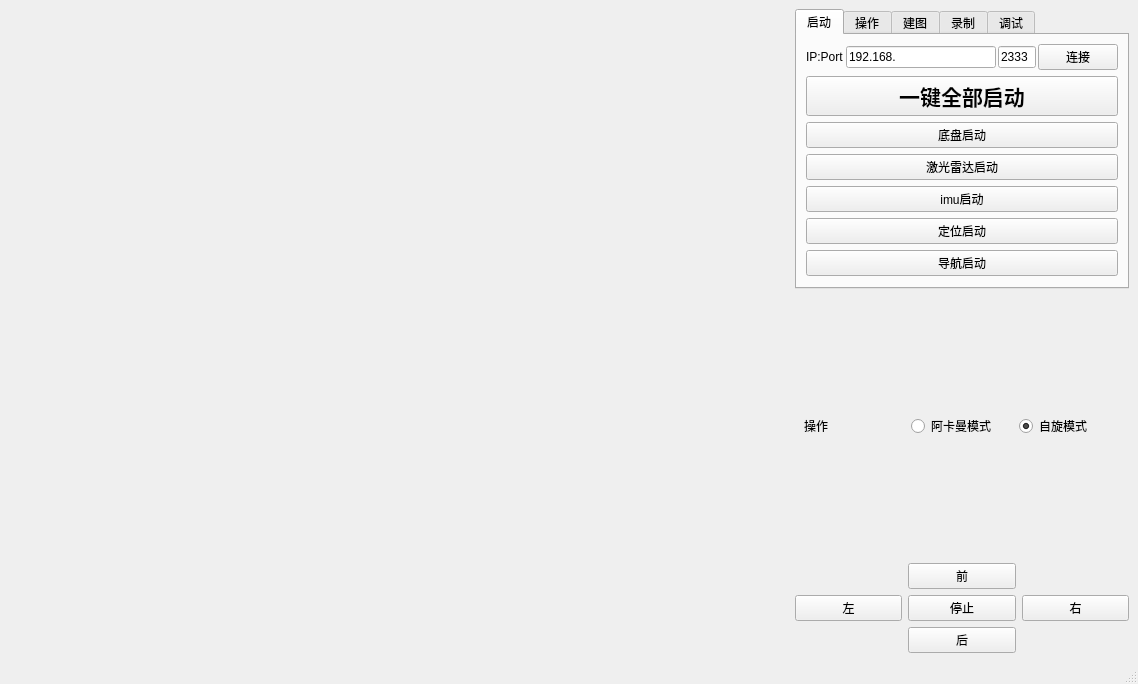
<?xml version="1.0" encoding="UTF-8"?>
<ui version="4.0">
 <author>darkarc</author>
 <class>MainWindow</class>
 <widget class="QMainWindow" name="MainWindow">
  <property name="geometry">
   <rect>
    <x>0</x>
    <y>0</y>
    <width>1138</width>
    <height>684</height>
   </rect>
  </property>
  <property name="windowTitle">
   <string>MainWindow</string>
  </property>
  <widget class="QWidget" name="centralwidget">
   <layout class="QHBoxLayout" name="horizontalLayout_3">
    <item>
     <layout class="QHBoxLayout" name="horizontalLayout" stretch="7,3">
      <item>
       <widget class="GraphicsView" name="graphicsView" native="true"/>
      </item>
      <item>
       <layout class="QVBoxLayout" name="verticalLayout_2" stretch="0,3">
        <item>
         <widget class="QTabWidget" name="tabWidget_1">
          <property name="currentIndex">
           <number>0</number>
          </property>
          <widget class="QWidget" name="tab_1">
           <attribute name="title">
            <string>启动</string>
           </attribute>
           <layout class="QVBoxLayout" name="verticalLayout_4">
            <item>
             <layout class="QVBoxLayout" name="verticalLayout_6">
              <item>
               <layout class="QHBoxLayout" name="horizontalLayout_2" stretch="1,4,1,1">
                <property name="spacing">
                 <number>2</number>
                </property>
                <item>
                 <widget class="QLabel" name="label">
                  <property name="text">
                   <string>IP:Port</string>
                  </property>
                 </widget>
                </item>
                <item>
                 <widget class="QLineEdit" name="ip_Edit">
                  <property name="text">
                   <string>192.168.</string>
                  </property>
                 </widget>
                </item>
                <item>
                 <widget class="QLineEdit" name="port_Edit">
                  <property name="text">
                   <string>2333</string>
                  </property>
                 </widget>
                </item>
                <item>
                 <widget class="QPushButton" name="connect_btn">
                  <property name="text">
                   <string>连接</string>
                  </property>
                 </widget>
                </item>
               </layout>
              </item>
             </layout>
            </item>
            <item>
             <widget class="QPushButton" name="pushButton_2">
              <property name="font">
               <font>
                <family>Fira Code</family>
                <pointsize>16</pointsize>
                <weight>75</weight>
                <bold>true</bold>
               </font>
              </property>
              <property name="text">
               <string>一键全部启动</string>
              </property>
             </widget>
            </item>
            <item>
             <widget class="QPushButton" name="pushButton_3">
              <property name="text">
               <string>底盘启动</string>
              </property>
             </widget>
            </item>
            <item>
             <widget class="QPushButton" name="pushButton_4">
              <property name="text">
               <string>激光雷达启动</string>
              </property>
             </widget>
            </item>
            <item>
             <widget class="QPushButton" name="pushButton_5">
              <property name="text">
               <string>imu启动</string>
              </property>
             </widget>
            </item>
            <item>
             <widget class="QPushButton" name="pushButton_11">
              <property name="text">
               <string>定位启动</string>
              </property>
             </widget>
            </item>
            <item>
             <widget class="QPushButton" name="pushButton_12">
              <property name="text">
               <string>导航启动</string>
              </property>
             </widget>
            </item>
           </layout>
          </widget>
          <widget class="QWidget" name="tab_2">
           <attribute name="title">
            <string>操作</string>
           </attribute>
           <layout class="QVBoxLayout" name="verticalLayout_5">
            <item>
             <layout class="QVBoxLayout" name="verticalLayout_3">
              <item>
               <widget class="QPushButton" name="pushButton_13">
                <property name="text">
                 <string>设置目标位姿</string>
                </property>
               </widget>
              </item>
              <item>
               <widget class="QPushButton" name="pushButton_15">
                <property name="text">
                 <string>开始导航</string>
                </property>
               </widget>
              </item>
             </layout>
            </item>
           </layout>
          </widget>
          <widget class="QWidget" name="tab">
           <attribute name="title">
            <string>建图</string>
           </attribute>
           <widget class="QWidget" name="verticalLayoutWidget">
            <property name="geometry">
             <rect>
              <x>0</x>
              <y>10</y>
              <width>331</width>
              <height>221</height>
             </rect>
            </property>
            <layout class="QVBoxLayout" name="verticalLayout_9">
             <item>
              <widget class="QPushButton" name="pushButton">
               <property name="text">
                <string>开始建图（手动控制）</string>
               </property>
              </widget>
             </item>
            </layout>
           </widget>
          </widget>
          <widget class="QWidget" name="tab_4">
           <attribute name="title">
            <string>录制</string>
           </attribute>
           <widget class="QWidget" name="verticalLayoutWidget_2">
            <property name="geometry">
             <rect>
              <x>0</x>
              <y>0</y>
              <width>321</width>
              <height>231</height>
             </rect>
            </property>
            <layout class="QVBoxLayout" name="verticalLayout_10">
             <item>
              <widget class="QPushButton" name="pushButton_14">
               <property name="text">
                <string>录制数据包</string>
               </property>
              </widget>
             </item>
            </layout>
           </widget>
          </widget>
          <widget class="QWidget" name="tab_3">
           <attribute name="title">
            <string>调试</string>
           </attribute>
           <layout class="QVBoxLayout" name="verticalLayout_8">
            <item>
             <layout class="QVBoxLayout" name="verticalLayout_7">
              <item>
               <widget class="QCheckBox" name="checkBox">
                <property name="text">
                 <string>显示轨迹</string>
                </property>
               </widget>
              </item>
              <item>
               <widget class="QTextBrowser" name="Debug_Text">
                <property name="font">
                 <font>
                  <pointsize>8</pointsize>
                 </font>
                </property>
                <property name="html">
                 <string>&lt;!DOCTYPE HTML PUBLIC &quot;-//W3C//DTD HTML 4.0//EN&quot; &quot;http://www.w3.org/TR/REC-html40/strict.dtd&quot;&gt;
&lt;html&gt;&lt;head&gt;&lt;meta name=&quot;qrichtext&quot; content=&quot;1&quot; /&gt;&lt;style type=&quot;text/css&quot;&gt;
p, li { white-space: pre-wrap; }
&lt;/style&gt;&lt;/head&gt;&lt;body style=&quot; font-family:'Ubuntu'; font-size:8pt; font-weight:400; font-style:normal;&quot;&gt;
&lt;p style=&quot;-qt-paragraph-type:empty; margin-top:0px; margin-bottom:0px; margin-left:0px; margin-right:0px; -qt-block-indent:0; text-indent:0px;&quot;&gt;&lt;br /&gt;&lt;/p&gt;&lt;/body&gt;&lt;/html&gt;</string>
                </property>
               </widget>
              </item>
             </layout>
            </item>
           </layout>
          </widget>
         </widget>
        </item>
        <item>
         <layout class="QVBoxLayout" name="verticalLayout" stretch="3,7">
          <item>
           <widget class="QWidget" name="widget" native="true">
            <layout class="QHBoxLayout" name="horizontalLayout_4">
             <item>
              <widget class="QLabel" name="label_2">
               <property name="text">
                <string>操作</string>
               </property>
              </widget>
             </item>
             <item>
              <widget class="QRadioButton" name="radioButton">
               <property name="text">
                <string>阿卡曼模式</string>
               </property>
               <property name="checked">
                <bool>false</bool>
               </property>
              </widget>
             </item>
             <item>
              <widget class="QRadioButton" name="radioButton_2">
               <property name="text">
                <string>自旋模式</string>
               </property>
               <property name="checked">
                <bool>true</bool>
               </property>
              </widget>
             </item>
            </layout>
           </widget>
          </item>
          <item>
           <layout class="QGridLayout" name="gridLayout_3">
            <item row="1" column="0">
             <widget class="QPushButton" name="pushButton_7">
              <property name="text">
               <string>左</string>
              </property>
             </widget>
            </item>
            <item row="2" column="1">
             <widget class="QPushButton" name="pushButton_6">
              <property name="text">
               <string>后</string>
              </property>
             </widget>
            </item>
            <item row="1" column="1">
             <widget class="QPushButton" name="pushButton_8">
              <property name="text">
               <string>停止</string>
              </property>
             </widget>
            </item>
            <item row="0" column="1">
             <widget class="QPushButton" name="pushButton_9">
              <property name="text">
               <string>前</string>
              </property>
             </widget>
            </item>
            <item row="1" column="2">
             <widget class="QPushButton" name="pushButton_10">
              <property name="text">
               <string>右</string>
              </property>
             </widget>
            </item>
           </layout>
          </item>
         </layout>
        </item>
       </layout>
      </item>
     </layout>
    </item>
   </layout>
  </widget>
  <widget class="QMenuBar" name="menubar">
   <property name="geometry">
    <rect>
     <x>0</x>
     <y>0</y>
     <width>1138</width>
     <height>28</height>
    </rect>
   </property>
  </widget>
  <widget class="QStatusBar" name="statusbar"/>
 </widget>
 <customwidgets>
  <customwidget>
   <class>GraphicsView</class>
   <extends>QWidget</extends>
   <header>graphicsview.h</header>
  </customwidget>
 </customwidgets>
 <tabstops>
  <tabstop>connect_btn</tabstop>
  <tabstop>graphicsView</tabstop>
  <tabstop>ip_Edit</tabstop>
  <tabstop>port_Edit</tabstop>
  <tabstop>tabWidget_1</tabstop>
  <tabstop>pushButton_2</tabstop>
  <tabstop>pushButton_3</tabstop>
  <tabstop>pushButton_4</tabstop>
  <tabstop>pushButton_5</tabstop>
  <tabstop>pushButton_11</tabstop>
  <tabstop>pushButton_12</tabstop>
  <tabstop>pushButton_13</tabstop>
  <tabstop>radioButton</tabstop>
  <tabstop>radioButton_2</tabstop>
  <tabstop>pushButton_7</tabstop>
  <tabstop>pushButton_6</tabstop>
  <tabstop>pushButton_8</tabstop>
  <tabstop>pushButton_9</tabstop>
  <tabstop>pushButton_10</tabstop>
 </tabstops>
 <resources/>
 <connections>
  <connection>
   <sender>connect_btn</sender>
   <signal>clicked()</signal>
   <receiver>MainWindow</receiver>
   <slot>connect_btn_clicked()</slot>
   <hints>
    <hint type="sourcelabel">
     <x>1111</x>
     <y>91</y>
    </hint>
    <hint type="destinationlabel">
     <x>789</x>
     <y>251</y>
    </hint>
   </hints>
  </connection>
  <connection>
   <sender>pushButton_13</sender>
   <signal>clicked()</signal>
   <receiver>MainWindow</receiver>
   <slot>set_target_clicked()</slot>
   <hints>
    <hint type="sourcelabel">
     <x>927</x>
     <y>131</y>
    </hint>
    <hint type="destinationlabel">
     <x>860</x>
     <y>652</y>
    </hint>
   </hints>
  </connection>
  <connection>
   <sender>pushButton_2</sender>
   <signal>clicked()</signal>
   <receiver>MainWindow</receiver>
   <slot>start_all_clicked()</slot>
   <hints>
    <hint type="sourcelabel">
     <x>930</x>
     <y>121</y>
    </hint>
    <hint type="destinationlabel">
     <x>838</x>
     <y>634</y>
    </hint>
   </hints>
  </connection>
 </connections>
 <slots>
  <slot>connect_btn_clicked()</slot>
  <slot>set_target_clicked()</slot>
  <slot>start_all_clicked()</slot>
 </slots>
</ui>
